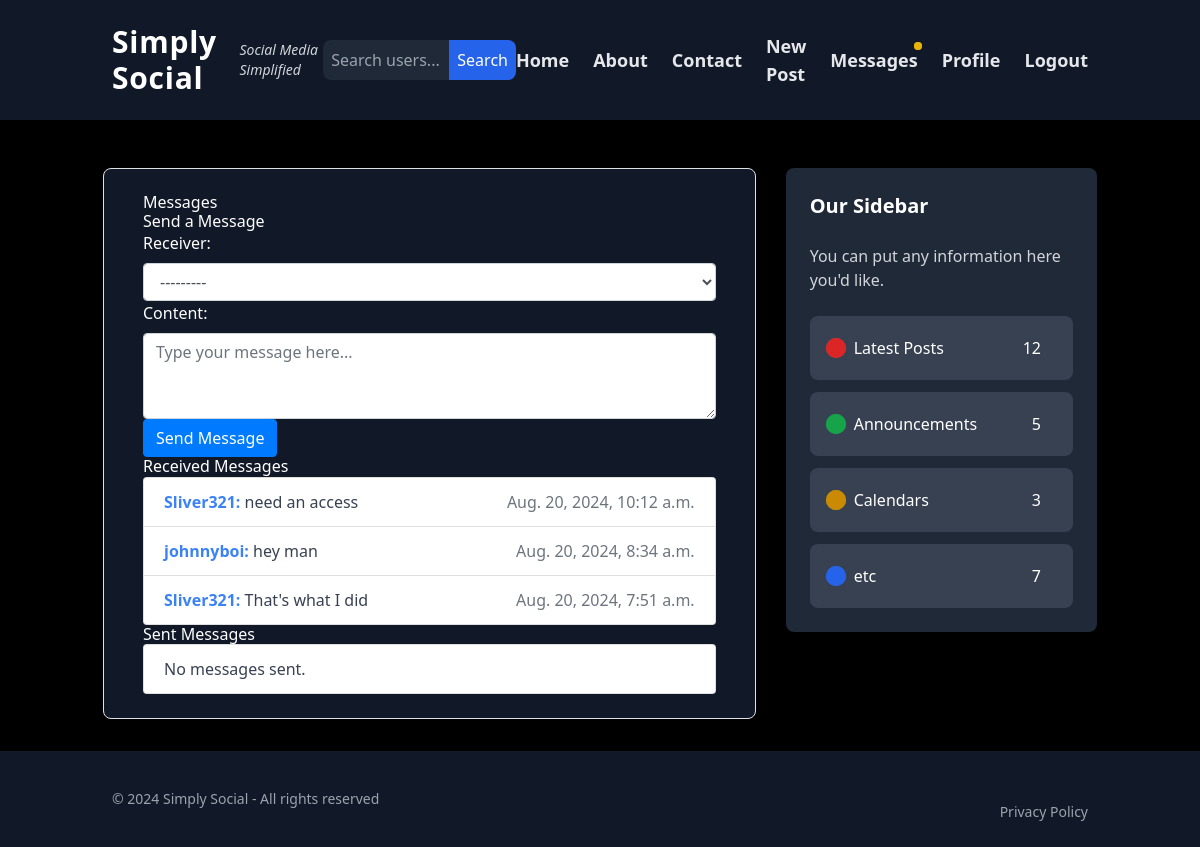
The app's page /blog/home/messages/ (signed in), older data.
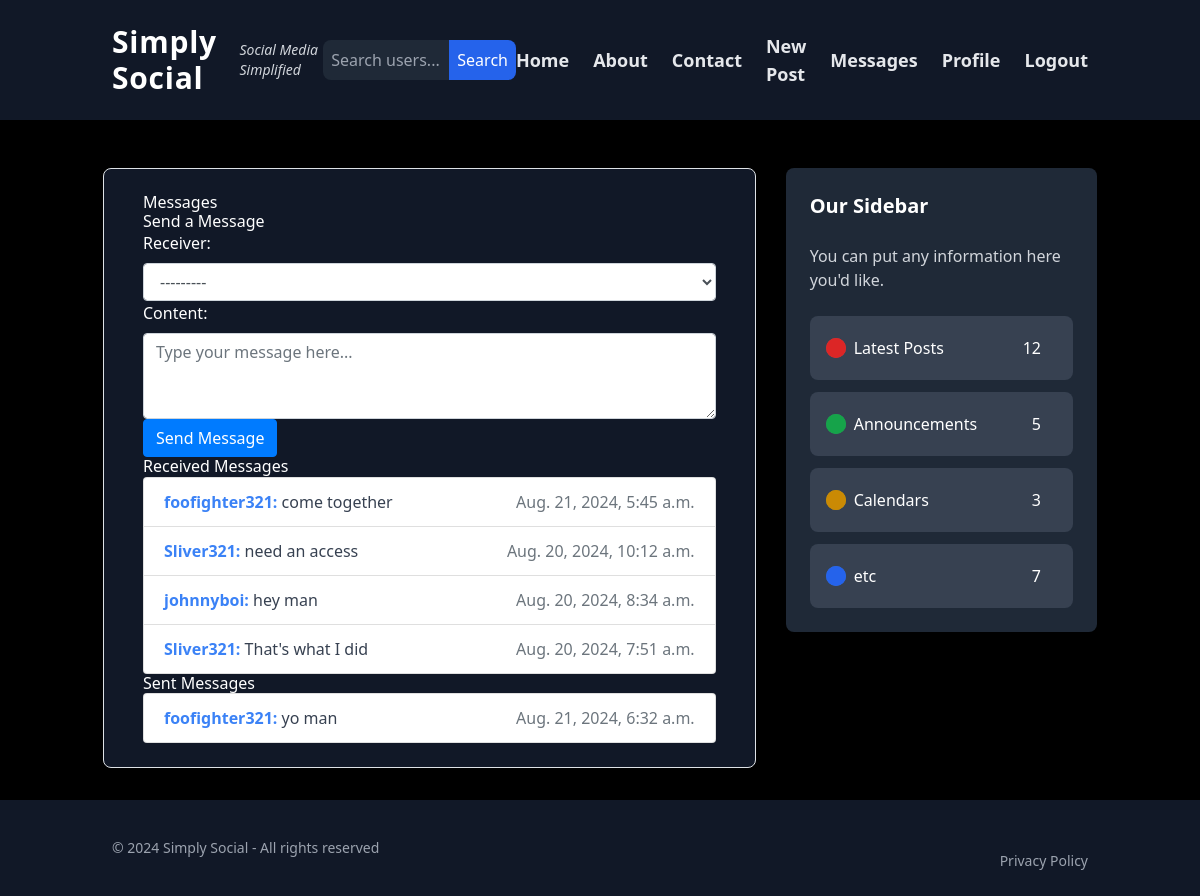
The same page, newer data.
### blog/models.py (models this page shows, shortened)
class Message(models.Model):
    sender = models.ForeignKey(User, related_name='sent_messages', on_delete=models.CASCADE)
    receiver = models.ForeignKey(User, related_name='received_messages', on_delete=models.CASCADE)
    content = models.TextField()
    timestamp = models.DateTimeField(auto_now_add=True)
    key = models.CharField(max_length=44, blank=True, null=True)  # Adjusted length to match Fernet key size
    read = models.BooleanField(default=False)
    class Meta:
        ordering = ['-timestamp']

### blog/views.py (the view)
# urls.py: path('home/messages/', views.message_list, name='message-list'),
@login_required
def message_list(request):
    if request.method == 'POST':
        form = MessageForm(request.POST)
        if form.is_valid():
            message = form.save(commit=False)
            message.sender = request.user
            message.save()
            django_messages.success(request, "Message sent successfully!")
            return redirect('message-list')  # Redirect to avoid resubmission of form
    else:
        form = MessageForm()
    received_messages = Message.objects.filter(receiver=request.user).order_by('-timestamp')
    sent_messages = Message.objects.filter(sender=request.user).order_by('-timestamp')
    for message in received_messages:
        message.decrypted_content = decrypt_message_content(message, request.user)
    for message in sent_messages:
        message.decrypted_content = decrypt_message_content(message, request.user)
    received_paginator = Paginator(received_messages, 4)  # Show 4 messages per page
    received_page_number = request.GET.get('received_page')
    received_page_obj = received_paginator.get_page(received_page_number)
    sent_paginator = Paginator(sent_messages, 4)  # Show 5 messages per page
    sent_page_number = request.GET.get('sent_page')
    sent_page_obj = sent_paginator.get_page(sent_page_number)
    return render(request, 'blog/message_list.html', {
        'form': form,
        'received_messages': received_page_obj,
        'sent_messages': sent_page_obj,
        'received_page_obj': received_page_obj,
        'sent_page_obj': sent_page_obj,
    })

### blog/forms.py
class MessageForm(forms.ModelForm):
    class Meta:
        model = Message
        fields = ['receiver','content']
        widgets = {
            'receiver': forms.Select(attrs={'class': 'form-control'}),
            'content': forms.Textarea(attrs={'class': 'form-control', 'rows': 3, 'placeholder': 'Type your message here...'})
        }

### blog/views.py (called while the page is built)
def decrypt_message_content(message, user):
    try:
        cipher_suite = Fernet(message.key.encode('utf-8'))
        decrypted_content = cipher_suite.decrypt(message.content.encode('utf-8')).decode('utf-8')
        return decrypted_content
    except InvalidToken:
        return "Decryption failed: Invalid token."
    except Exception as e:
        return f"Decryption error: {str(e)}"

def base_context(request):
    context = {}
    if request.user.is_authenticated:
        context['has_unread_messages'] = Message.objects.filter(receiver=request.user, read=False).exists()
    return context

### blog/templates/blog/message_list.html (shortened to what this page needs)
{% extends "blog/base.html" %}
{% block content %}
  <div class="container">
    <h2>Messages</h2>
    <h3>Send a Message</h3>
    <form method="post">
      {{ form.as_p }}
      <button type="submit" class="btn btn-primary">Send Message</button>
    </form>
    <h3>Received Messages</h3>
    <ul class="list-group">
      {% for message in received_messages %}
        <li class="list-group-item">
          <strong class="text-blue-500">{{ message.sender.username }}:</strong> <span class="text-gray-700">{{ message.decrypted_content }}</span>
          <span class="float-right text-muted">{{ message.timestamp }}</span>
        </li>
      {% empty %}
        <li class="list-group-item text-gray-700">No messages received.</li>
      {% endfor %}
    </ul>
    <h3>Sent Messages</h3>
    <ul class="list-group">
      {% for message in sent_messages %}
        <li class="list-group-item">
          <strong class="text-blue-500">{{ message.receiver.username }}:</strong> <span class="text-gray-700">{{ message.decrypted_content }}</span>
          <span class="float-right text-muted">{{ message.timestamp }}</span>
        </li>
      {% empty %}
        <li class="list-group-item text-gray-700">No messages sent.</li>
      {% endfor %}
    </ul>
  </div>
{% endblock %}

Row changes from the older to the newer data that the page shows:
added Message: sender.username "foofighter321", decrypted_content "come together", timestamp "Aug. 21, 2024, 5:45 a.m.", shown under "Received Messages"
added Message: receiver.username "foofighter321", decrypted_content "yo man", timestamp "Aug. 21, 2024, 6:32 a.m.", shown under "Sent Messages"
Text that changed along with them:
text no longer shown: "No messages sent."
